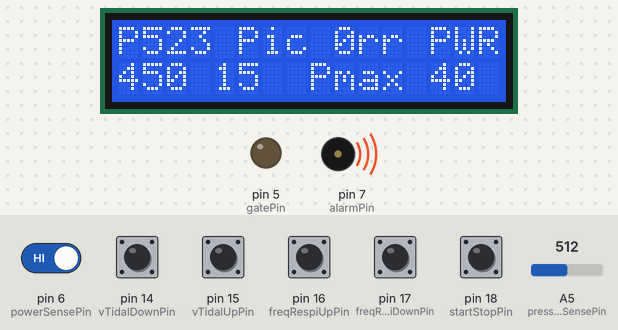
The sketch below on a simulated Arduino Uno, built with avr-gcc and run on an emulated ATmega328P. Parts: 16×2 character LCD, output pins drawn as LEDs (lit = HIGH), buzzer (waves = sounding). The inputs (shaded band) are chosen by the test bench; at power-on: pin 6 (powerSensePin), pin 14 (vTidalDownPin), pin 15 (vTidalUpPin), pin 16 (freqRespiUpPin), pin 17 (freqRespiDownPin), pin 18 (startStopPin) HIGH, A5 (pressureSensePin) = 512. What the sketch prints to the serial monitor is not drawn.

Above: at 5.2 s.
5.3 s: A5 (pressureSensePin) set to 137
At 6.5 s:
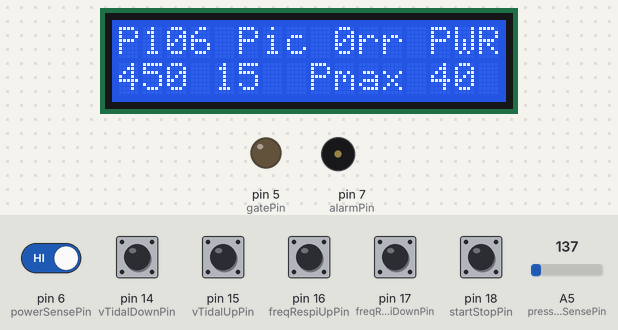
6.8 s: A5 (pressureSensePin) set to 123
At 7.3 s:
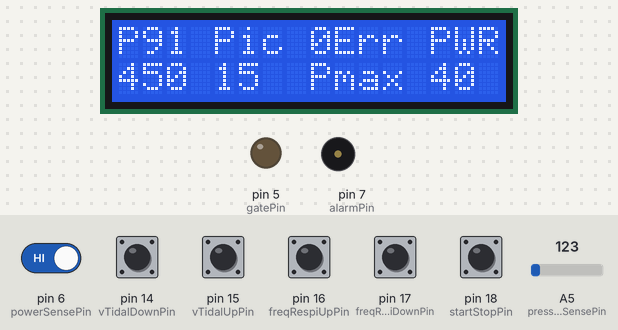
9.3 s: pin 16 (freqRespiUpPin) pulled LOW for 1 s
At 9.58 s:
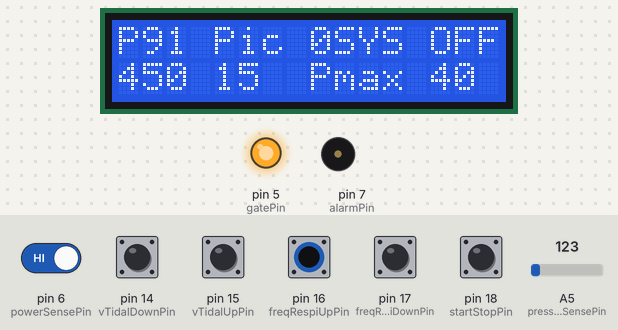
10.9 s: pin 6 (powerSensePin) driven LOW
At 12.5 s:
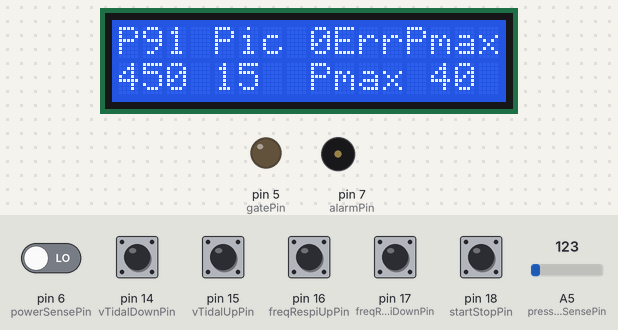
12.8 s: A5 (pressureSensePin) set to 35
At 13.66 s:
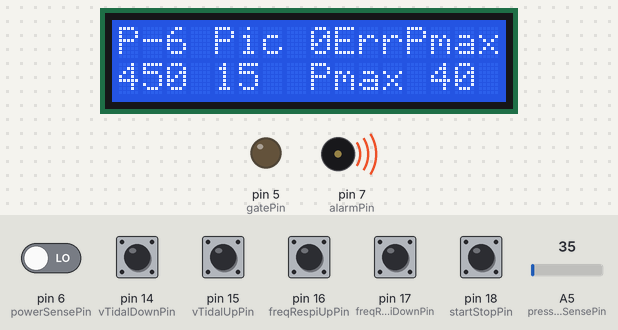
15.1 s: A5 (pressureSensePin) set to 29
At 17.9 s:
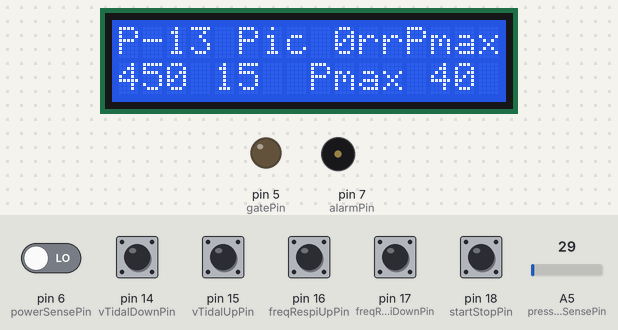
Timing chart, 0 to 19.1 s (numbered marks = the images above; inputs shaded):
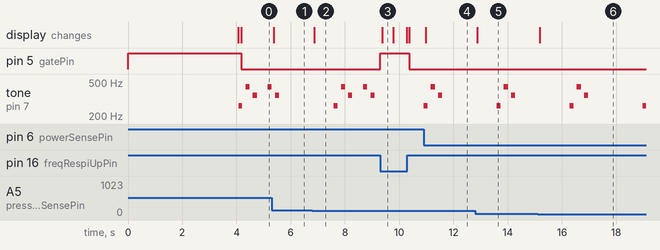

Measured:
- the behaviour switches between 131 and 130 on A5 (pressureSensePin) (found by bisection; images 1 and 2)
- the behaviour switches between 32 and 31 on A5 (pressureSensePin) (found by bisection; images 5 and 6)
- after the input at 5.3 s, the display: changes after 0.07 s (image 1)
- after the input at 6.8 s, the display: changes after 0.07 s (image 2)
- after the input at 9.3 s, pin 5 (gatePin): LOW → HIGH at once, → LOW 1.1 s later; the display: changes after 0.08 s (image 3)
- after the input at 10.9 s, the display: changes after 0.08 s (image 4)
- after the input at 12.8 s, the display: changes after 0.08 s (image 5)
- after the input at 15.1 s, the display: changes after 0.09 s (image 6)

The sketch:

BOL_interface_v1_screen2.ino
```cpp
#include <LiquidCrystal.h>

#define NO_UPDATE           0
#define UPDATE_STATE        1
#define UPDATE_PRESSURE     2
#define ALERT_MAX_PRESSURE  3
#define ALERT_POWER_SUPPLY  4

//#define PARAM_FRESPI        2
//#define PARAM_VTIDAL        3
#define PARAM_PMAX          0
#define PARAM_IERATE        1

#define FRESPI_MIN          12
#define FRESPI_MAX          20
#define FRESPI_STEP         1
#define FRESPI_DEFAULT      15

#define VTIDAL_MIN          300
#define VTIDAL_MAX          600
#define VTIDAL_STEP         10
#define VTIDAL_DEFAULT      450

#define PMAX_MIN            20
#define PMAX_MAX            60
#define PMAX_STEP           1
#define PMAX_DEFAULT        40

#define IERATE_1TO3          0
#define IERATE_1TO2          1
#define IERATE_1TO15         2
#define IERATE_1TO1          3
#define IERATE_2TO1          4
#define IERATE_DEFAULT       IERATE_1TO15

#define INTER_BUTTON_DELAY      100000
#define INTER_STARTSTOP_DELAY   500000

#define leftPin           8
#define rightPin          9
#define upPin             10
#define downPin           11
#define vTidalDownPin     14 //A0
#define vTidalUpPin       15 //A1
#define freqRespiDownPin  17 //A2
#define freqRespiUpPin    16 //A3
#define startStopPin      18 //A4 : I2C must NOT be used

// HPA timings
// int timeHighPriority[] = {150,120,150,120,150,400,150,120,150,2000};
#define dAlarmHP          150000
#define dAlarmHP_Spause   120000
#define dAlarmHP_Lpause   400000
#define dAlarmHP_LLpause  2000000

// LPA timings
// int timeMediumPriority[] = {250,120,250,120,250,2000};
#define dAlarmLP          250000
#define dAlarmLP_Spause   120000
#define dAlarmLP_LLpause  2000000

// LCD screen pins
#define pin_RS 13 //7
#define pin_EN 12 //6
#define pin_D4 11 //5
#define pin_D3 10 //4
#define pin_D2 9  //3
#define pin_D1 8  //2

#define alarmPin          7
#define powerSensePin     6
#define gatePin           5
#define pressureSensePin  A5

#define ARRAY_SIZE(array) ((sizeof(array))/(sizeof(array[0])))

LiquidCrystal lcd(pin_RS, pin_EN, pin_D4, pin_D3, pin_D2, pin_D1);

unsigned long dIF =          100000;  //enter every 100ms
unsigned long dMot =         5000000;
unsigned long dSense =       10000;
unsigned long dButton =      10000;
unsigned long dInterButton = 0;

unsigned long tInIF;
unsigned long tInMot;
unsigned long tInSense;
unsigned long tInButton;
unsigned long tLastButton;
unsigned long currTime;

unsigned long tInAlarm;
unsigned long tAbsAlarm;

// Tones for Alarm
int toneHighPriority[] = {262,0,440,0,349,0,440,0,349,0};
int toneMediumPriority[] = {262,0,440,0,349,0};

byte currParam = PARAM_PMAX;
byte screenType = UPDATE_STATE;
char screenBuffer[9];

byte pMaxVal = PMAX_DEFAULT;
byte fRespi = FRESPI_DEFAULT;
int  vTidal = VTIDAL_DEFAULT;
byte inExpRate = IERATE_DEFAULT;
byte startStopState;

int sPressure = 0;
int sPressureMax = 0;
double sPressureV;
int sLowPower = 1;

/*
   MPX5010DP (http://www.farnell.com/datasheets/2097509.pdf)
   ---------------------------------------------------------
   Vout[V] = Vs * (0.09*p[kPa] + 0.04) with Vs = 5V
   -> p[kPa] = (Vout/Vs - 0.04) / 0.09

   Pin numbering:
   1: Vout (marked with a semi-hole in the pin)
   2: GND
   3: Vs
   4: V1 (?)
   5: V2 (?)
   6: Vex (?)

   P1: positive pressure port (side with part marking)
   P2: reference port
*/

void setup()
{
  startStopState = 0;

  Serial.begin(9600);
  Serial.println("Breath for Life, hello!");

  pinMode(alarmPin,OUTPUT);
  pinMode(gatePin,OUTPUT);
  pinMode(leftPin,INPUT_PULLUP);
  pinMode(rightPin,INPUT_PULLUP);
  pinMode(upPin,INPUT_PULLUP);
  pinMode(downPin,INPUT_PULLUP);
  pinMode(vTidalDownPin,INPUT_PULLUP);
  pinMode(vTidalUpPin,INPUT_PULLUP);
  pinMode(freqRespiDownPin,INPUT_PULLUP);
  pinMode(freqRespiUpPin,INPUT_PULLUP);

  pinMode(startStopPin,INPUT_PULLUP);
  pinMode(powerSensePin,INPUT_PULLUP);

  digitalWrite(gatePin,HIGH);

  lcd.begin(16, 2);
  lcd.setCursor(0,0);
  lcd.print("Breath for Life");
  lcd.setCursor(0,1);
  lcd.print("V0.1");
  delay(4000);
  lcd.clear();
  lcd.setCursor(0, 0);

  tInIF = micros();
  tInMot = micros();
  tInSense = micros();
  tInButton = micros();
  tInAlarm = micros();
  tAbsAlarm = micros();
  set_interface();

}


void loop()
{
  currTime = micros();
  if(tInIF+dIF<currTime){ // && tInIF+dIF > tInIF ? overflowcheck
    tInIF = micros();
    // Set interface
    if (screenType == UPDATE_STATE){
      set_interface();
      set_pressure();
      // Until new state, update only pressure from now
      screenType = UPDATE_PRESSURE;
    } else if (screenType == UPDATE_PRESSURE){
      set_pressure();
    } else if (screenType != NO_UPDATE){
      set_alert();
      set_pressure();
    }

  }
  if(tInMot+dMot<currTime){
    tInMot = micros();
    // Set motors
    // motorOn = 1 / 0 defines if motors are actve / not active
  }
  if(tInSense+dSense<currTime){
    tInSense = micros();
    // Read sensors
    // Pressure sensor value in int sPressure
    // to set alert PMAX :
    // screenType = ALERT_MAX_PRESSURE;
    sPressureV = analogRead(pressureSensePin) * 0.0049;
    sPressure = int((sPressureV / 5.0 - 0.04) / 0.09 * 101.971); // Transfer function + Convert kPa to mmH20
    if (sPressure>=pMaxVal){
      screenType = ALERT_MAX_PRESSURE;
    }
    if (digitalRead(powerSensePin)==HIGH) {
      screenType = ALERT_POWER_SUPPLY;
      // TODO : Deactivate motors
    }
  }

  if((tInButton+dButton+dInterButton)<currTime){

    tInButton = micros();

    // Read buttons, update state
    byte leftVal = digitalRead(leftPin);
    byte rightVal = digitalRead(rightPin);
    byte upVal = digitalRead(upPin);
    byte downVal = digitalRead(downPin);

    byte vTidalDownVal = digitalRead(vTidalDownPin);
    byte vTidalUpVal = digitalRead(vTidalUpPin);
    byte freqRespiDownVal = digitalRead(freqRespiDownPin);
    byte freqRespiUpVal = digitalRead(freqRespiUpPin);

    byte startStopVal = digitalRead(startStopPin);

    if (leftVal==LOW || rightVal==LOW || upVal==LOW || downVal==LOW || vTidalDownVal==LOW || vTidalUpVal==LOW || freqRespiDownVal==LOW || freqRespiUpVal == LOW || startStopVal == LOW){
      //Serial.println(currTime);

      // record time of last push
      tLastButton=micros();
      if (screenType>=ALERT_MAX_PRESSURE){
        // An alarm was triggered -> Don't record button pushes until error is present
        // i.e. : push any button once for reset, if error gone, return to normal, if not, button had no effect
        // reset alarm on any push of a button
        //noTone(alarmPin);
        //screenType = UPDATE_STATE; // acts as reset alarm
        stop_alarm();
      } else {
        // update screen : either values or reset alarm
        screenType = UPDATE_STATE;
        // if a button was pressed, next one must wait
        dInterButton = INTER_BUTTON_DELAY;
        if (startStopVal == LOW){
          startStopState = 1-startStopState;
          dInterButton = INTER_STARTSTOP_DELAY;
        }
        if(leftVal==LOW){
          //currParam = (currParam-1)&0x1;
          currParam = 1-currParam;
        } else if(rightVal==LOW){
          //currParam = (currParam+1)&0x1;
          currParam = 1-currParam;
        }
        // Next 2 params have dedicated buttons
        if (freqRespiUpVal==LOW) {
          fRespi = (fRespi>=FRESPI_MAX) ? FRESPI_MAX : fRespi+FRESPI_STEP;
        } else if (freqRespiDownVal==LOW) {
          fRespi = (fRespi<=FRESPI_MIN) ? FRESPI_MIN : fRespi-FRESPI_STEP;
        }
        if (vTidalUpVal==LOW) {
          vTidal = (vTidal>=VTIDAL_MAX) ? VTIDAL_MAX : vTidal+VTIDAL_STEP;
        } else if (vTidalDownVal==LOW) {
          vTidal = (vTidal<=VTIDAL_MIN) ? VTIDAL_MIN : vTidal-VTIDAL_STEP;
        }
        if ((currParam == PARAM_PMAX) && upVal==LOW) {
          pMaxVal = (pMaxVal>=PMAX_MAX) ? PMAX_MAX : pMaxVal+PMAX_STEP;
        } else if ((currParam == PARAM_PMAX) && downVal==LOW) {
          pMaxVal = (pMaxVal<=PMAX_MIN) ? PMAX_MIN : pMaxVal-PMAX_STEP;
        }
        if ((currParam == PARAM_IERATE) && upVal==LOW) {
          inExpRate = (inExpRate==IERATE_2TO1) ? IERATE_2TO1 : inExpRate+1;
        } else if ((currParam == PARAM_IERATE) && downVal==LOW) {
          inExpRate = (inExpRate==IERATE_1TO3) ? IERATE_1TO3 : inExpRate-1;
        }
      }
    }

    else {
      // no button was pressed, reset inter button additional delay
      dInterButton = 0;
    }
  }

  // HPA
  if (screenType == ALERT_POWER_SUPPLY){

      update_tAbsAlarm();

      if (tAbsAlarm < dAlarmHP) {
        tone(alarmPin,toneHighPriority[0]);
      }
      if (tAbsAlarm > dAlarmHP && tAbsAlarm < (dAlarmHP + dAlarmHP_Spause)) {
        noTone(alarmPin);
      }
      if (tAbsAlarm > dAlarmHP + dAlarmHP_Spause && tAbsAlarm < (2*dAlarmHP + dAlarmHP_Spause)) {
        tone(alarmPin,toneHighPriority[2]);
      }
      if (tAbsAlarm > (2*dAlarmHP + dAlarmHP_Spause) && tAbsAlarm < (2*dAlarmHP + 2*dAlarmHP_Spause)) {
        noTone(alarmPin);
      }
      if (tAbsAlarm > (2*dAlarmHP + 2*dAlarmHP_Spause) && tAbsAlarm < (3*dAlarmHP + 2*dAlarmHP_Spause)) {
        tone(alarmPin,toneHighPriority[4]);
      }
      if (tAbsAlarm > (3*dAlarmHP + 2*dAlarmHP_Spause) && tAbsAlarm < (3*dAlarmHP + 2*dAlarmHP_Spause + dAlarmHP_Lpause)) {
        noTone(alarmPin);
      }
      if (tAbsAlarm > (3*dAlarmHP + 2*dAlarmHP_Spause + dAlarmHP_Lpause) && tAbsAlarm < (4*dAlarmHP + 2*dAlarmHP_Spause + dAlarmHP_Lpause)) {
        tone(alarmPin,toneHighPriority[6]);
      }
      if (tAbsAlarm > (4*dAlarmHP + 2*dAlarmHP_Spause + dAlarmHP_Lpause) && tAbsAlarm < (4*dAlarmHP + 3*dAlarmHP_Spause + dAlarmHP_Lpause)) {
        noTone(alarmPin);
      }
      if (tAbsAlarm > (4*dAlarmHP + 3*dAlarmHP_Spause + dAlarmHP_Lpause) && tAbsAlarm < (5*dAlarmHP + 3*dAlarmHP_Spause + dAlarmHP_Lpause)) {
        tone(alarmPin,toneHighPriority[8]);
      }
      if (tAbsAlarm > (5*dAlarmHP + 3*dAlarmHP_Spause + dAlarmHP_Lpause) && tAbsAlarm < (5*dAlarmHP + 3*dAlarmHP_Spause +  dAlarmHP_Lpause + dAlarmHP_LLpause)) {
        noTone(alarmPin);
      }
      if (tAbsAlarm > (5*dAlarmHP + 3*dAlarmHP_Spause +  dAlarmHP_Lpause + dAlarmHP_LLpause)) {
        tAbsAlarm = 0;
      }
  }
  // LPA
  else if (screenType == ALERT_MAX_PRESSURE){

      update_tAbsAlarm();

      if (tAbsAlarm < dAlarmHP) {
        tone(alarmPin,toneMediumPriority[0]);
      }
      if (tAbsAlarm > dAlarmHP && tAbsAlarm < (dAlarmHP + dAlarmHP_Spause)) {
        noTone(alarmPin);
      }
      if (tAbsAlarm > dAlarmHP + dAlarmHP_Spause && tAbsAlarm < (2*dAlarmHP + dAlarmHP_Spause)) {
        tone(alarmPin,toneMediumPriority[2]);
      }
      if (tAbsAlarm > (2*dAlarmHP + dAlarmHP_Spause) && tAbsAlarm < (2*dAlarmHP + 2*dAlarmHP_Spause)) {
        noTone(alarmPin);
      }
      if (tAbsAlarm > (2*dAlarmHP + 2*dAlarmHP_Spause) && tAbsAlarm < (3*dAlarmHP + 2*dAlarmHP_Spause)) {
        tone(alarmPin,toneMediumPriority[4]);
      }
      if (tAbsAlarm > (3*dAlarmHP + 2*dAlarmHP_Spause) && tAbsAlarm < (3*dAlarmHP + 2*dAlarmHP_Spause + dAlarmHP_LLpause)) {
        noTone(alarmPin);
      }
      if (tAbsAlarm > (3*dAlarmHP + 2*dAlarmHP_Spause + dAlarmHP_LLpause)) {
        tAbsAlarm = 0;
      }
  }

}

void set_pressure() {
  lcd.setCursor(0,0);
  sprintf(screenBuffer,"P%2d Pic%2d",sPressure,sPressureMax);
  lcd.print(screenBuffer);
}

void set_interface(){
  lcd.clear();
  lcd.setCursor(9,0);
  if (startStopState==1){
    lcd.print("SYS  ON");
  } else {
    lcd.print("SYS OFF");
  }
  lcd.setCursor(0,1);
  lcd.print(vTidal);
  lcd.setCursor(4,1);
  lcd.print(fRespi);

  if (currParam == PARAM_PMAX){
    lcd.setCursor(8,1);
    lcd.print("Pmax");
    lcd.setCursor(13,1);
    lcd.print(pMaxVal);
  } else if (currParam == PARAM_IERATE){
    lcd.setCursor(8,1);
    lcd.print("I:E");
    lcd.setCursor(11,1);
    switch (inExpRate){
      case 0:
        lcd.print("  1:3");
      break;
      case 1:
        lcd.print("  1:2");
      break;
      case 2:
        lcd.print("1:1,5");
      break;
      case 3:
        lcd.print("  1:1");
      break;
      case 4:
        lcd.print("  2:1");
      break;
    }
  }
}

void set_alert() {
  lcd.setCursor(9, 0);
  switch (screenType){
   case ALERT_MAX_PRESSURE:
    lcd.print("ErrPmax");
    break;
    case ALERT_POWER_SUPPLY:
    lcd.print("Err PWR");
    break;
   default :
    lcd.print("Err????");
    break;
  }
  digitalWrite(gatePin,LOW);
}

// ALARM functions
void stop_alarm() {
  noTone(alarmPin);
  digitalWrite(gatePin,HIGH);
  screenType = UPDATE_STATE;
}

void update_tAbsAlarm() {
  if (tAbsAlarm == 0) {
    tInAlarm = currTime;
    tAbsAlarm = micros() - currTime;
  }
  else{
    tAbsAlarm = micros() - tInAlarm;
  }
}
```
